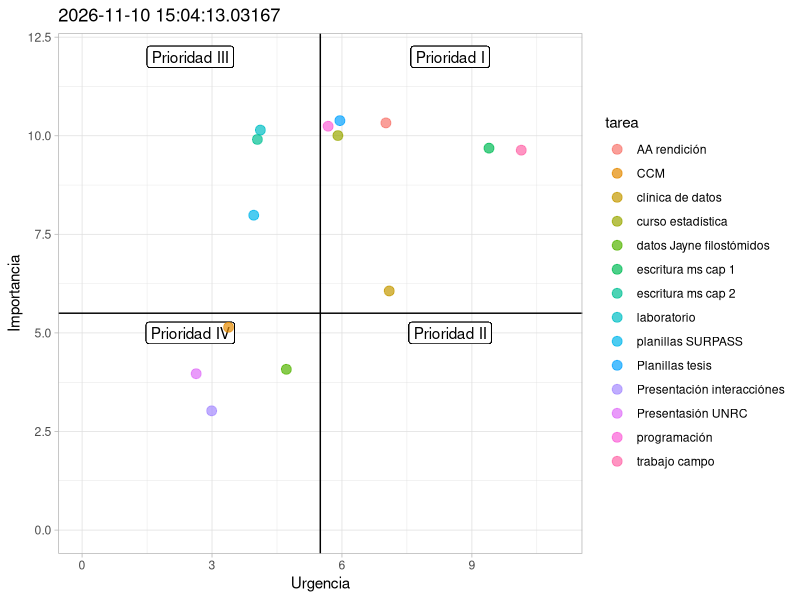

Reproduce this figure in R.
## ---- chunk 1
knitr::opts_chunk$set(echo = F, warning = F, message = F)
## ---- chunk 2

library(tibble)

# Escala de importancia va de 0 - 10

tareas <- tribble(
     ~ tarea, ~ importancia, ~ urgencia,
     "escritura ms cap 1", 10, 9,
     "trabajo campo", 10, 10,
     "planillas SURPASS", 8, 4,
     "clínica de datos", 6, 7,
     "curso estadística", 10, 6,
     "programación", 10, 6,
     "datos Jayne filostómidos", 4, 5,
     "laboratorio", 10, 4,
     "AA rendición", 10, 7,
     "escritura ms cap 2", 10, 4,
     "Planillas tesis", 10, 6,
     "Presentasión UNRC", 4, 3,
     "CCM", 5, 3,
     "Presentación interacciónes", 3, 3
)

library(ggplot2)


ggplot(tareas, aes(urgencia, importancia)) +
     xlim(c(0, 11)) + ylim(c(0, 12)) +
        geom_vline(xintercept = mean(1:10)) +
        geom_hline(yintercept = mean(1:10)) +
        geom_label(x = mean(0:5.5), y = 12, label = "Prioridad III") +
        geom_label(x = mean(0:5.5), y = 5, label = "Prioridad IV") +
        geom_label(x = mean(5.5:12), y = 12, label = "Prioridad I") +
        geom_label(x = mean(5.5:12), y = 5, label = "Prioridad II") + 
        geom_jitter(aes(color = tarea), size = 3, alpha = 0.7) + 
        theme_light() +
        labs(x = "Urgencia", y = "Importancia") +
        ggtitle(label = paste(Sys.time()))
        
